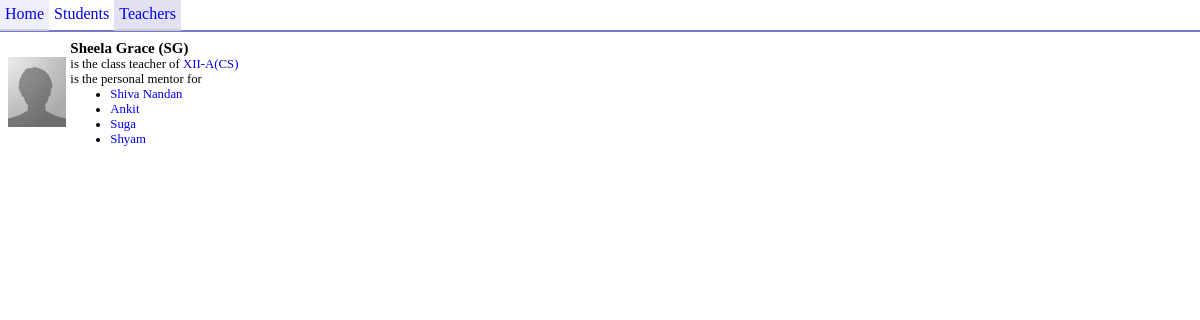
/teachers.php?teacherid=2, run on the app's committed database.
### tables this page shows
CREATE TABLE IF NOT EXISTS `teachers` (
  `teacher_id` int(3) NOT NULL AUTO_INCREMENT,
  `teacher_code` varchar(5) NOT NULL,
  `teacher_name` varchar(128) NOT NULL,
  PRIMARY KEY (`teacher_id`)
);

CREATE TABLE IF NOT EXISTS `classes` (
  `class_id` int(10) NOT NULL AUTO_INCREMENT,
  `class_name` varchar(16) NOT NULL,
  `curriculum` enum('CBSE','Samacheer') NOT NULL DEFAULT 'CBSE',
  `cteacher_id` int(8) NOT NULL COMMENT 'Class Teacher Id',
  PRIMARY KEY (`class_id`),
  UNIQUE KEY `class_name` (`class_name`)
);

CREATE TABLE IF NOT EXISTS `students` (
  `student_id` int(10) NOT NULL AUTO_INCREMENT,
  `adm_no` varchar(10) NOT NULL,
  `exam_no` int(8) NOT NULL,
  `student_name` varchar(64) NOT NULL,
  `class_id` int(8) NOT NULL,
  `team_id` int(4) NOT NULL,
  `house_id` int(4) NOT NULL,
  `mentor_id` int(8) NOT NULL,
  PRIMARY KEY (`student_id`),
  UNIQUE KEY `adm_no` (`adm_no`),
  UNIQUE KEY `exam_no` (`exam_no`)
);

### teachers.php (the view, shortened to what this page needs)
<!doctype html>
<html>
<head>
<link rel="stylesheet" href="main.css">
</head>
<body>
<div id="menu">
    <a href="./">Home</a><a href="./student.php">Students</a><a id="currentMenuItem" href="./teachers.php">Teachers</a>
</div>
<div id="wrapper">
<?php
if(isset($_GET['teacherid'])) {
    $res = mysql_query("SELECT * FROM `teachers` WHERE `teacher_id` = '" . $_GET['teacherid'] . "'");
    if(mysql_num_rows($res) == 0) {
        header("Location: ./teachers.php");
    }
    else {
        $row = mysql_fetch_assoc($res);
	echo "<table><tr><td>";
	echo "<img height=\"70px\" src=\"./default.jpg\"></td><td style=\"font-size:80%; \"><h3 style=\"margin:0; \">" . $row["teacher_name"] . " (" . $row["teacher_code"] . ")</h3>";
	$res2 = mysql_query("SELECT `class_id`,`class_name` FROM `classes` WHERE `cteacher_id` = '" . $row["teacher_id"] . "'");
	if(mysql_num_rows($res2) > 0) {
	    $row2 = mysql_fetch_assoc($res2);
	    echo "is the class teacher of <a href=\"./?class=" . $row2["class_id"] . "\">" . $row2["class_name"] . "</a><br />";
	}
	$res2 = mysql_query("SELECT `student_id`,`student_name` FROM `students` WHERE `mentor_id` = '" . $row["teacher_id"] . "'");
	if(mysql_num_rows($res2) > 0) {
	    echo "is the personal mentor for <ul style=\"margin:0; \">";
	    while($row2 = mysql_fetch_assoc($res2)) {
	    	echo "<li><a href=\"./student.php?sid=" . $row2["student_id"] . "\">" . $row2["student_name"] . "</a></li>";
	    }
	    echo "</ul>";
	}
	echo "</td></tr></table>";
    }
}
?>
</div>
</body>
</html>

### main.css (style rules this page uses)
body { font-size:1em; margin:0; }
#wrapper { padding:5px; }
a { text-decoration:none; }
#menu { border-bottom:2px solid #77c; height:30px; }
#menu a { padding:5px; padding-bottom:6px; margin:0; display:inline-block; }
#currentMenuItem { background-color:#e1e1f1; border-bottom:2px solid #ccd; }

### data on the page
teachers: teacher_name "Sheela Grace", teacher_code "SG"
classes: class_name "XII-A(CS)"
students: student_name "Shiva Nandan"
students: student_name "Ankit"
students: student_name "Suga"
students: student_name "Shyam"
